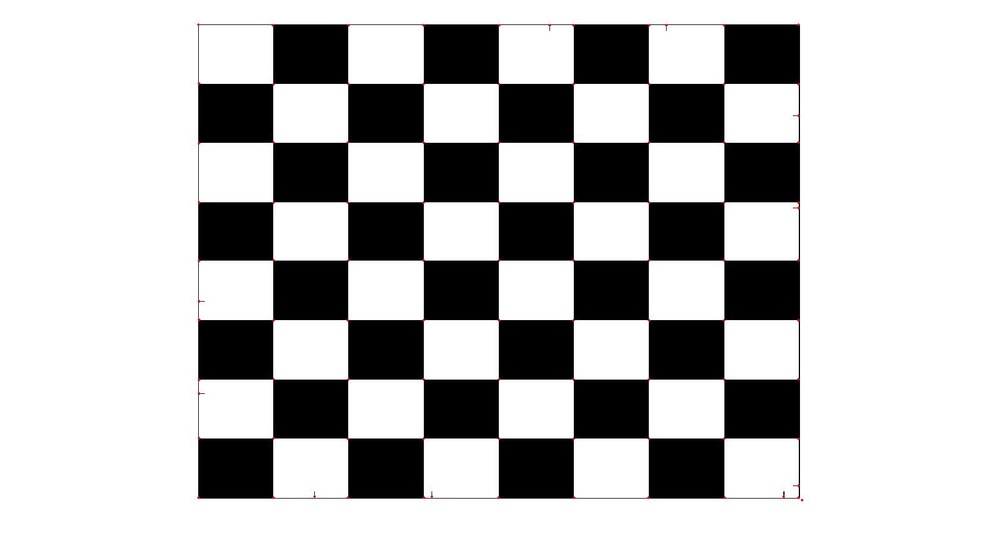
#> input picture BW.jpg, 1000 x 545 px, shrunk from 1680 x 916 before the run
$ python scan.py
#> lines starting #> are read from the running program, lines starting #| are printed output that depends on the picture; after the words box and inside, x2 and y2 are one past the last pixel; in counts of white or black regions, pixels touching at a corner belong together
import cv2 as cv
import numpy as np
img = cv.imread('BW.jpg')
#> img is the input picture: shape (545, 1000, 3); mean B, G, R 187.7, 187.7, 187.8
cv.imshow('image',img)
gray = cv.cvtColor(img, cv.COLOR_BGR2GRAY)
gray = np.float32(gray)
dat = cv.cornerHarris(gray,2,3,0.04)
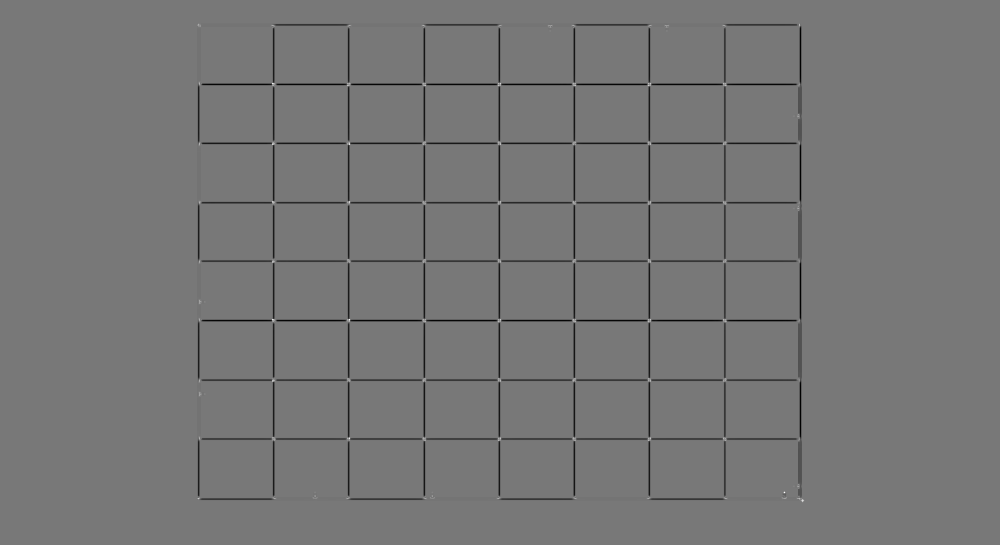
#> dat: shape (545, 1000) float32; min -137194368, max 153613616, mean -2410735.8; drawn with min black and max white
dst = cv.dilate(dat,None)
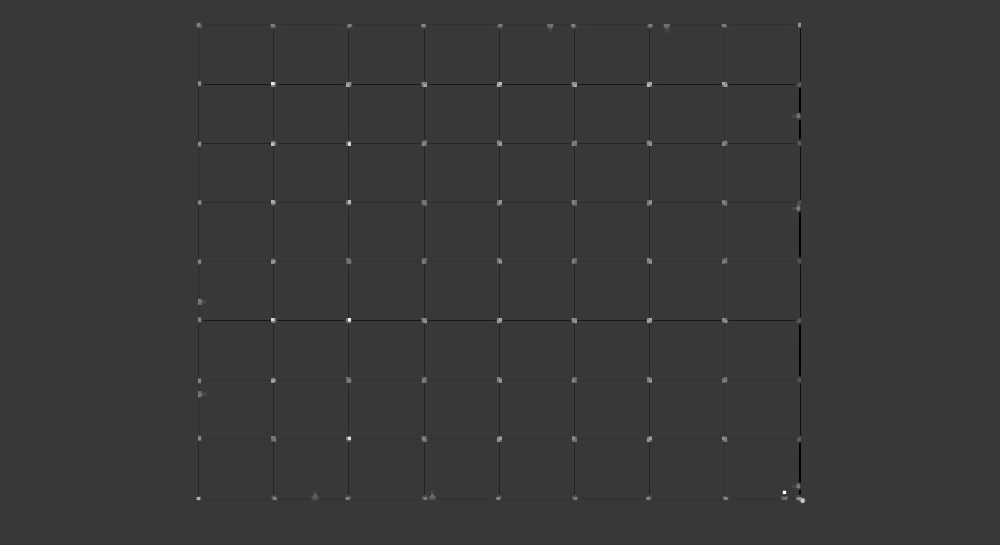
#> dst: shape (545, 1000) float32; min -43854748, max 153613616, mean -14030.6; drawn with min black and max white
img[dst>0.01* dst.max()]=[0,0,255]
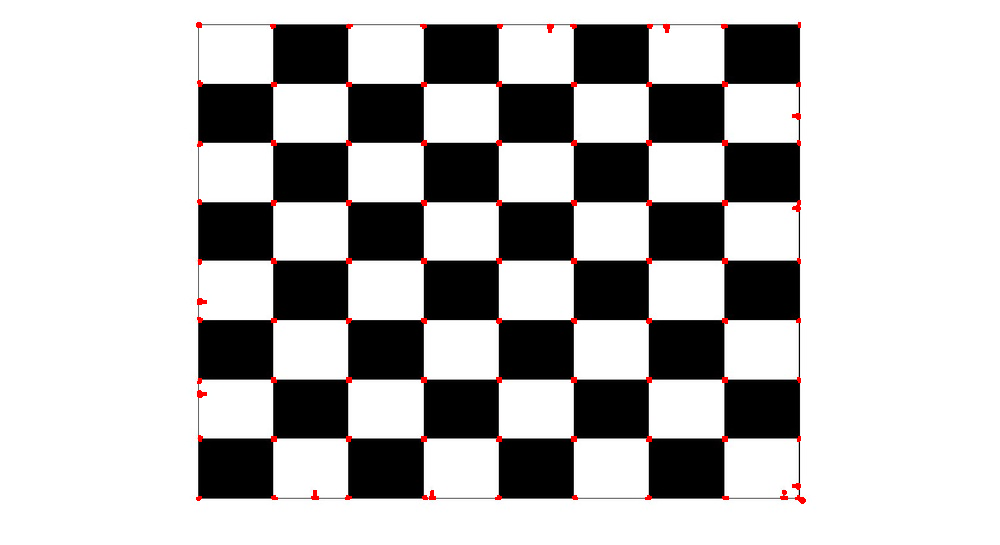
#> img: shape (545, 1000, 3); 0.55% of pixels changed, all inside (x1, y1, x2, y2) = (196, 22, 806, 504)
cv.imshow('Result',img)
if cv.waitKey(0) & 0xff == 27:
#> (key Esc is pressed here)
    cv.destroyWindow()
